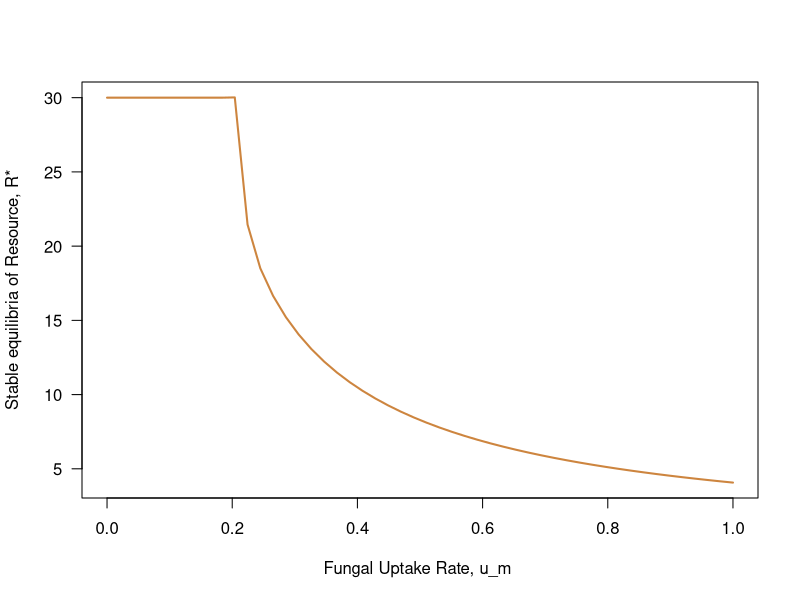
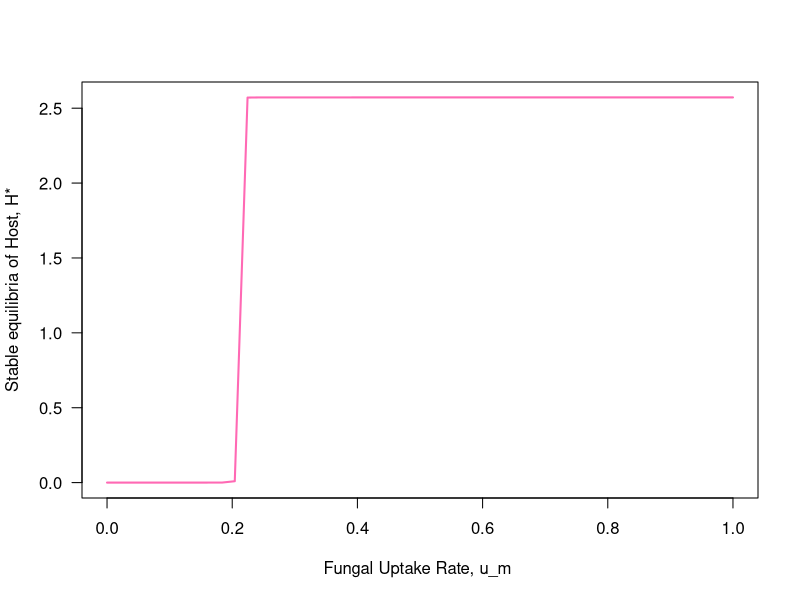
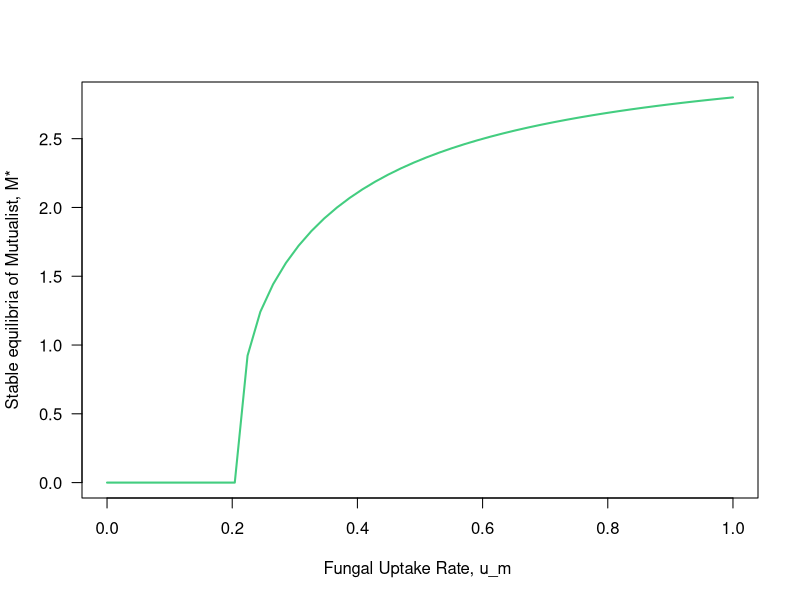
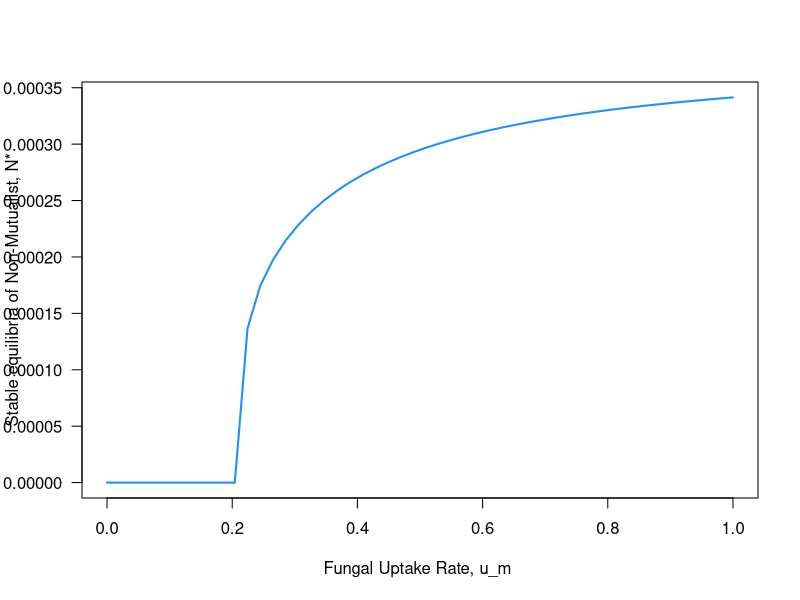
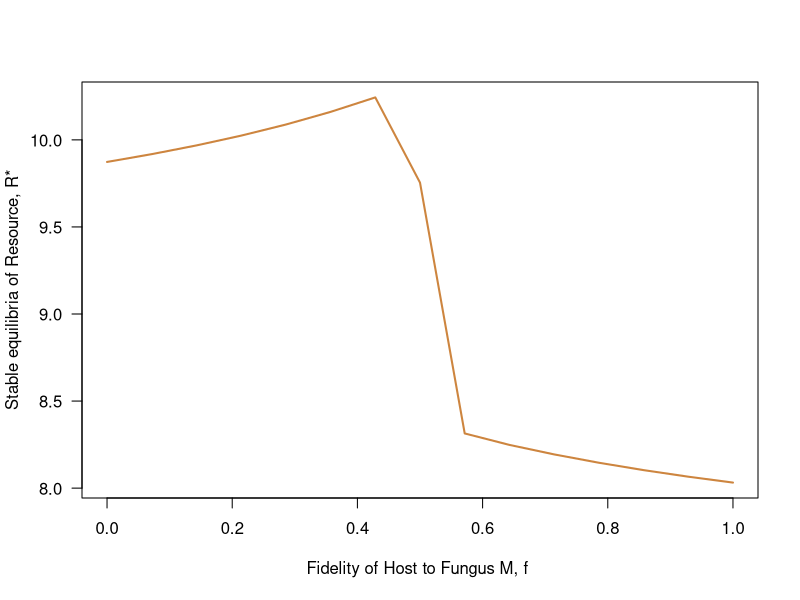
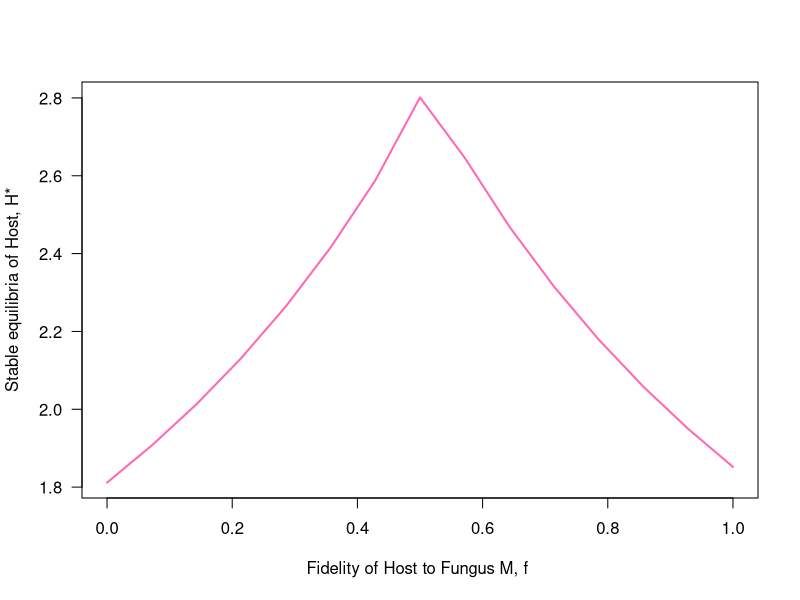
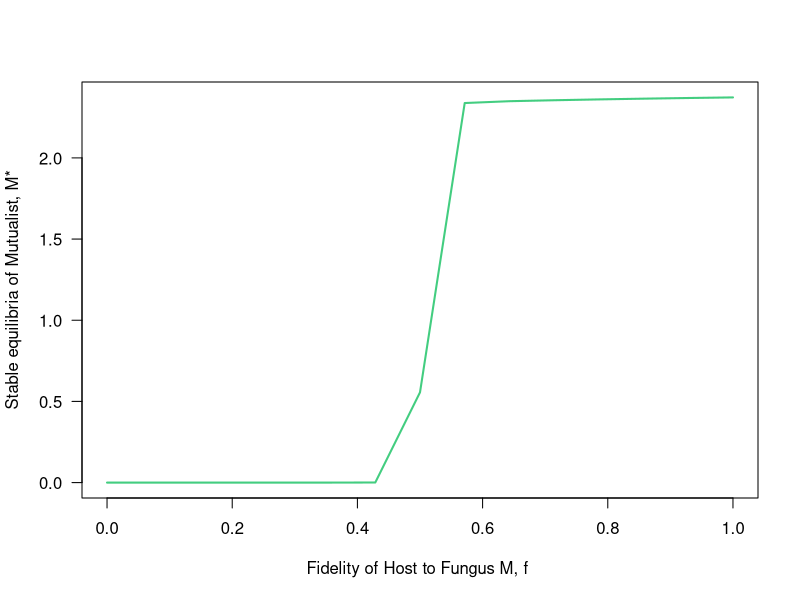
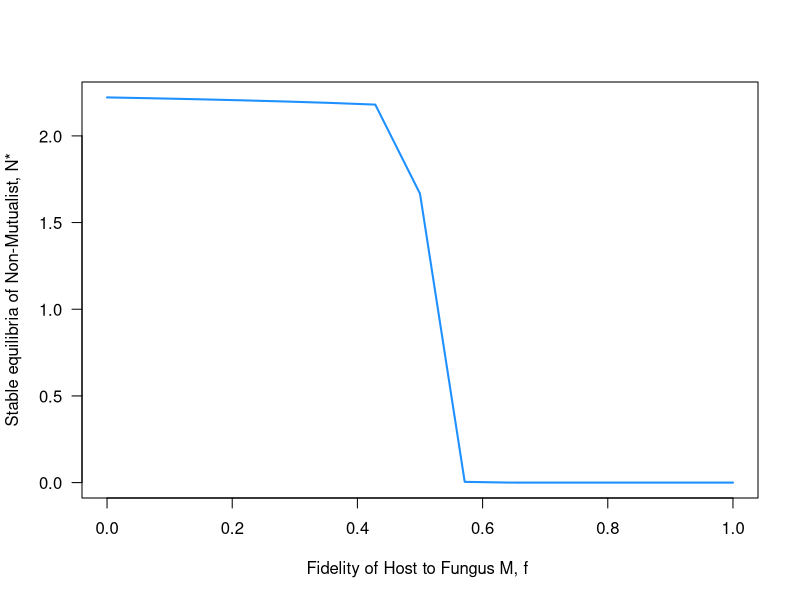

These charts were generated, in order, by the following R code:
## ---- chunk 1
Hcol <- 'hotpink'
Rcol <- 'peru'
Mcol <- 'seagreen3'
Ncol <- 'dodgerblue'
D <- 0.4 # Dilution Rate (Outflow)
R_0 <- 30 # Inflow Concentration (Nitrogen)
l <- 0.5 # fungal mortality
s <- 0.2 # senescence coefficient
c <- 0.5 # host's C:N Ratio
u_m <- 0.5 #Fungus M uptake rate
u_n <- 0.4 #Fungus N uptake rate
#f <- 0.5 # fidelity of plant allocation to Fungi M
f <- 0.5 + u_m - u_n
x <- u_m/5 #cost of mutualism of Fungi M
y <- u_n/5 #cost of mutualsim of Fungi N
b <- 0.6 #symbiont's intrinsic growth rate
C_a <- 0.7 #Allocation Carbon
C_c <- 0.3 #Construction Carbon 
v <- 0.5  #Conversion efficiency, Host carbon to more symbionts

## ---- chunk 2
# Bifurcation of Mutualist M uptake rate.
u_mset <- seq(from= 0, to = 1, length.out = 50)
Hstar <- NaN*u_mset
Mstar <- NaN*u_mset
Nstar <- NaN*u_mset
Rstar <- NaN*u_mset

for(k in 1: length(u_mset)){
  u_m <- u_mset[k]
  tset1 <- seq(from = 0, to = 100, length.out = 10000)
    R.simu3 <- NaN*tset1
    R.simu3[1] <- 10  
    H.simu3 <- NaN*tset1
    H.simu3[1] <- 1   
    M.simu3 <- NaN*tset1
    M.simu3[1] <- 1
    N.simu3 <- NaN*tset1
    N.simu3[1] <- 1 
    
    
    for(i in 2: length(tset1)){
      dt <- tset1[i] - tset1[i-1]
    R <- R.simu3[i-1]
    H <- H.simu3[i-1]
    M <- M.simu3[i-1]
    N <- N.simu3[i-1]
    dR <- (D*(R_0 - R) - u_m*M*R - u_n*N*R + (s*H)/c)*dt
    dH <- ( c*u_m*R*M + c*u_n*N*R - (s*H) - ((f*C_a) + C_c)*M*H - (C_c + (1-f)*C_a)*N*H )*dt
    dM <- (b*(1-x)*v*(((f*C_a)+C_c)*H*M) - l*M)*dt
    dN <- (b*v*(1-y)*((C_c + ((1-f)*C_a))*H*N) - l*N)*dt
    R.simu3[i] <- R.simu3[i-1] +dR
    H.simu3[i] <- H.simu3[i-1] +dH
    N.simu3[i] <- N.simu3[i-1] +dN
    M.simu3[i] <- M.simu3[i-1] +dM
    }
   Rstar[k] <- R.simu3[length(tset1)] 
   Hstar[k] <- H.simu3[length(tset1)] 
   Nstar[k] <- N.simu3[length(tset1)]
   Mstar[k] <- M.simu3[length(tset1)]
}
plot(u_mset,Rstar,type='l',lwd=2,col=Rcol,las=1,xlab='Fungal Uptake Rate, u_m ',ylab='Stable equilibria of Resource, R*')
plot(u_mset,Hstar,type='l',lwd=2,col=Hcol,las=1,xlab='Fungal Uptake Rate, u_m ',ylab='Stable equilibria of Host, H*')
plot(u_mset,Mstar,type='l',lwd=2,col=Mcol,las=1,xlab='Fungal Uptake Rate, u_m ',ylab='Stable equilibria of Mutualist, M*')
plot(u_mset,Nstar,type='l',lwd=2,col=Ncol,las=1,xlab='Fungal Uptake Rate, u_m ',ylab='Stable equilibria of Non-Mutualist, N*')
## ---- chunk 3
Hcol <- 'hotpink'
Rcol <- 'peru'
Mcol <- 'seagreen3'
Ncol <- 'dodgerblue'
D <- 0.4 # Dilution Rate (Outflow)
R_0 <- 30 # Inflow Concentration (Nitrogen)
l <- 0.5 # fungal mortality
s <- 0.2 # senescence coefficient
c <- 0.5 # host's C:N Ratio
u_m <- 0.5 #Fungus M uptake rate
u_n <- 0.4 #Fungus N uptake rate
#f <- 0.5 # fidelity of plant allocation to Fungi M
f <- 0.5 + u_m - u_n
x <- u_m/5 #cost of mutualism of Fungi M
y <- u_n/5 #cost of mutualsim of Fungi N
b <- 0.6 #symbiont's intrinsic growth rate
C_a <- 0.7 #Allocation Carbon
C_c <- 0.3 #Construction Carbon 
v <- 0.5  #Conversion efficiency, Host carbon to more symbionts

## ---- chunk 4
# Bifurcation of fidelity of Host to Fungus M.
fset <- seq(from= 0, to = 1, length.out = 15)
Hstar <- NaN*fset
Mstar <- NaN*fset
Nstar <- NaN*fset
Rstar <- NaN*fset

for(k in 1: length(fset)){
  f <- fset[k]
  tset1 <- seq(from = 0, to = 100, length.out = 10000)
    R.simu4 <- NaN*tset1
    R.simu4[1] <- 10  
    H.simu4 <- NaN*tset1
    H.simu4[1] <- 1   
    M.simu4 <- NaN*tset1
    M.simu4[1] <- 1
    N.simu4 <- NaN*tset1
    N.simu4[1] <- 1 
    
    
    for(i in 2: length(tset1)){
      dt <- tset1[i] - tset1[i-1]
    R <- R.simu4[i-1]
    H <- H.simu4[i-1]
    M <- M.simu4[i-1]
    N <- N.simu4[i-1]
    dR <- (D*(R_0 - R) - u_m*M*R - u_n*N*R + (s*H)/c)*dt
    dH <- ( c*u_m*R*M + c*u_n*N*R - (s*H) - ((f*C_a) + C_c)*M*H - (C_c + (1-f)*C_a)*N*H )*dt
    dM <- (b*(1-x)*v*(((f*C_a)+C_c)*H*M) - l*M)*dt
    dN <- (b*v*(1-y)*((C_c + ((1-f)*C_a))*H*N) - l*N)*dt
    R.simu4[i] <- R.simu4[i-1] +dR
    H.simu4[i] <- H.simu4[i-1] +dH
    N.simu4[i] <- N.simu4[i-1] +dN
    M.simu4[i] <- M.simu4[i-1] +dM
    }
   Rstar[k] <- R.simu4[length(tset1)] 
   Hstar[k] <- H.simu4[length(tset1)] 
   Nstar[k] <- N.simu4[length(tset1)]
   Mstar[k] <- M.simu4[length(tset1)]
}
plot(fset,Rstar,type='l',lwd=2,col=Rcol,las=1,xlab='Fidelity of Host to Fungus M, f ',ylab='Stable equilibria of Resource, R*')
plot(fset,Hstar,type='l',lwd=2,col=Hcol,las=1,xlab='Fidelity of Host to Fungus M, f ',ylab='Stable equilibria of Host, H*')
plot(fset,Mstar,type='l',lwd=2,col=Mcol,las=1,xlab='Fidelity of Host to Fungus M, f ',ylab='Stable equilibria of Mutualist, M*')
plot(fset,Nstar,type='l',lwd=2,col=Ncol,las=1,xlab='Fidelity of Host to Fungus M, f ',ylab='Stable equilibria of Non-Mutualist, N*')
## ---- chunk 5
Hcol <- 'hotpink'
Rcol <- 'peru'
Mcol <- 'seagreen3'
Ncol <- 'dodgerblue'
D <- 0.4 # Dilution Rate (Outflow)
R_0 <- 30 # Inflow Concentration (Nitrogen)
l <- 0.5 # fungal mortality
s <- 0.2 # senescence coefficient
c <- 0.5 # host's C:N Ratio
u_m <- 0.5 #Fungus M uptake rate
u_n <- 0.4 #Fungus N uptake rate
#f <- 0.5 # fidelity of plant allocation to Fungi M
f <- 0.5 + u_m - u_n
x <- u_m/5 #cost of mutualism of Fungi M
y <- u_n/5 #cost of mutualsim of Fungi N
b <- 0.6 #symbiont's intrinsic growth rate
C_a <- 0.7 #Allocation Carbon
C_c <- 0.3 #Construction Carbon 
v <- 0.5  #Conversion efficiency, Host carbon to more symbionts

## ---- chunk 6
#Bifurcation of Fungal conversion efficiency
vset <- seq(from= 0, to = 1, length.out = 50)
Hstar <- NaN*vset
Mstar <- NaN*vset
Nstar <- NaN*vset
Rstar <- NaN*vset

for(k in 1: length(vset)){
  v <- vset[k]
  tset1 <- seq(from = 0, to = 100, length.out = 10000)
    R.simu7 <- NaN*tset1
    R.simu7[1] <- 10 
    H.simu7 <- NaN*tset1
    H.simu7[1] <- 1   
    M.simu7 <- NaN*tset1
    M.simu7[1] <- 1
    N.simu7 <- NaN*tset1
    N.simu7[1] <- 1 
    
    
    for(i in 2: length(tset1)){
      dt <- tset1[i] - tset1[i-1]
    R <- R.simu7[i-1]
    H <- H.simu7[i-1]
    M <- M.simu7[i-1]
    N <- N.simu7[i-1]
    dR <- (D*(R_0 - R) - u_m*M*R - u_n*N*R + (s*H)/c)*dt
    dH <- ( c*u_m*R*M + c*u_n*N*R - (s*H) - ((f*C_a) + C_c)*M*H - (C_c + (1-f)*C_a)*N*H )*dt
    dM <- (b*(1-x)*v*(((f*C_a)+C_c)*H*M) - l*M)*dt
    dN <- (b*v*(1-y)*((C_c + ((1-f)*C_a))*H*N) - l*N)*dt
    R.simu7[i] <- R.simu7[i-1] +dR
    H.simu7[i] <- H.simu7[i-1] +dH
    N.simu7[i] <- N.simu7[i-1] +dN
    M.simu7[i] <- M.simu7[i-1] +dM
    }
   Rstar[k] <- R.simu7[length(tset1)] 
   Hstar[k] <- H.simu7[length(tset1)] 
   Nstar[k] <- N.simu7[length(tset1)]
   Mstar[k] <- M.simu7[length(tset1)]
}

plot(vset,Rstar,type='l',lwd=2,col=Rcol,las=1,xlab='Fungal Conversion efficiency, v ',ylab='Stable equilibria of Resource, R*')
plot(vset,Hstar,type='l',lwd=2,col=Hcol,las=1,xlab='Fungal Conversion efficiency, v ',ylab='Stable equilibria of Host, H*')
plot(vset,Mstar,type='l',lwd=2,col=Mcol,las=1,xlab='Fungal Conversion efficiency, v ',ylab='Stable equilibria of Mutualist, M*')
plot(vset,Nstar,type='l',lwd=2,col=Ncol,las=1,xlab='Fungal Conversion efficiency, v ',ylab='Stable equilibria of Non-Mutualist, N*')
## ---- chunk 7
Hcol <- 'hotpink'
Rcol <- 'peru'
Mcol <- 'seagreen3'
Ncol <- 'dodgerblue'
D <- 0.4 # Dilution Rate (Outflow)
R_0 <- 30 # Inflow Concentration (Nitrogen)
l <- 0.5 # fungal mortality
s <- 0.2 # senescence coefficient
c <- 0.5 # host's C:N Ratio
u_m <- 0.5 #Fungus M uptake rate
u_n <- 0.4 #Fungus N uptake rate
#f <- 0.5 # fidelity of plant allocation to Fungi M
f <- 0.5 + u_m - u_n
x <- u_m/5 #cost of mutualism of Fungi M
y <- u_n/5 #cost of mutualsim of Fungi N
b <- 0.6 #symbiont's intrinsic growth rate
C_a <- 0.7 #Allocation Carbon
C_c <- 0.3 #Construction Carbon 
v <- 0.5  #Conversion efficiency, Host carbon to more symbionts

## ---- chunk 8
#Bifurcation of Mutualist N uptake rate
u_nset <- seq(from= 0, to = 1, length.out = 50)
Hstar <- NaN*u_nset
Mstar <- NaN*u_nset
Nstar <- NaN*u_nset
Rstar <- NaN*u_nset

for(k in 1: length(u_nset)){
  u_n <- u_nset[k]
  tset1 <- seq(from = 0, to = 100, length.out = 10000)
    R.simu5 <- NaN*tset1
    R.simu5[1] <- 10
    H.simu5 <- NaN*tset1
    H.simu5[1] <- 1   
    M.simu5 <- NaN*tset1
    M.simu5[1] <- 1
    N.simu5 <- NaN*tset1
    N.simu5[1] <- 1 
    
    
    for(i in 2: length(tset1)){
      dt <- tset1[i] - tset1[i-1]
    R <- R.simu5[i-1]
    H <- H.simu5[i-1]
    M <- M.simu5[i-1]
    N <- N.simu5[i-1]
    dR <- (D*(R_0 - R) - u_m*M*R - u_n*N*R + (s*H)/c)*dt
    dH <- ( c*u_m*R*M + c*u_n*N*R - (s*H) - ((f*C_a) + C_c)*M*H - (C_c + (1-f)*C_a)*N*H )*dt
    dM <- (b*(1-x)*v*(((f*C_a)+C_c)*H*M) - l*M)*dt
    dN <- (b*v*(1-y)*((C_c + ((1-f)*C_a))*H*N) - l*N)*dt
    R.simu5[i] <- R.simu5[i-1] +dR
    H.simu5[i] <- H.simu5[i-1] +dH
    N.simu5[i] <- N.simu5[i-1] +dN
    M.simu5[i] <- M.simu5[i-1] +dM
    }
   Rstar[k] <- R.simu5[length(tset1)] 
   Hstar[k] <- H.simu5[length(tset1)] 
   Nstar[k] <- N.simu5[length(tset1)]
   Mstar[k] <- M.simu5[length(tset1)]
}
plot(u_nset,Rstar,type='l',lwd=2,col=Rcol,las=1,xlab='Fungal Uptake Rate, u_n ',ylab='Stable equilibria of Resource, R*')
plot(u_nset,Hstar,type='l',lwd=2,col=Hcol,las=1,xlab='Fungal Uptake Rate, u_n ',ylab='Stable equilibria of Host, H*')
plot(u_nset,Mstar,type='l',lwd=2,col=Mcol,las=1,xlab='Fungal Uptake Rate, u_n ',ylab='Stable equilibria of Mutualist, M*')
plot(u_nset,Nstar,type='l',lwd=2,col=Ncol,las=1,xlab='Fungal Uptake Rate, u_n ',ylab='Stable equilibria of Non-Mutualist, N*')
